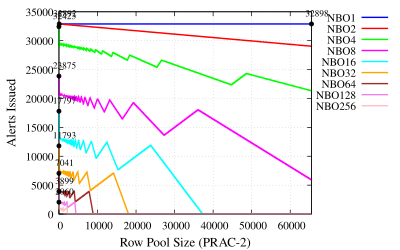

The script that saved this image:
# Set terminal to PDF with enhanced font, size, and format
set terminal pdfcairo enhanced font 'Times,12' size 4in, 2.5in
set output 'plot-alert-prac2.pdf'

# Set labels for axes
set xlabel 'Row Pool Size (PRAC-2)' font 'Times,14'
set ylabel 'Alerts Issued' font 'Times,14'

# Set x-axis limit
set xrange [0:65536]

# Enable grid lines
set grid

# Set key outside the plot
set key outside top

# Define custom labels for each file
labels = "NBO1 NBO2 NBO4 NBO8 NBO16 NBO32 NBO64 NBO128 NBO256"

# Function to find the highest point in a data file
highest_point(file) = sprintf('< awk ''{if ($1 != "GroupSize" && ($5 > max || ($5 == max && $1 > x))) {max=$5; x=$1}} END {print x, max}'' %s', file)

# List of files to plot
files = "../NBO1/NBO1-prac2.txt ../NBO2/NBO2-prac2.txt ../NBO4/NBO4-prac2.txt ../NBO8/NBO8-prac2.txt ../NBO16/NBO16-prac2.txt ../NBO32/NBO32-prac2.txt ../NBO64/NBO64-prac2.txt ../NBO128/NBO128-prac2.txt ../NBO256/NBO256-prac2.txt"

# Colors for the plots
colors = "blue red green magenta cyan orange brown violet pink yellow"

# Plot commands with custom labels, colors, line styles, and markers
plot for [i=1:words(files)] word(files, i) using 1:5 with lines lw 2 lc rgb word(colors, i) title word(labels, i), \
     for [i=1:words(files)] highest_point(word(files, i)) using 1:2 with points pointtype 7 pointsize 0.5 lc rgb "black" notitle, \
     for [i=1:words(files)] highest_point(word(files, i)) using 1:2:(sprintf("%.0f", $2)) with labels offset char 1, char 1 font 'Times,10' notitle
